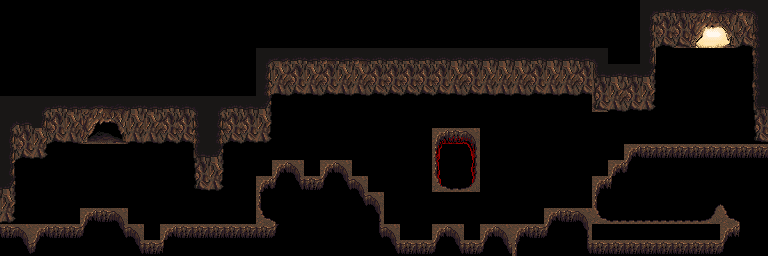

A 2D game scene composited from a Tiled map and its tileset images. What follows is a short description and the map's XML, with every tile layer's data as written:
An orthogonal 48x16 tile map with 16x16 px tiles, 1 tile layer (blocked), 1 hidden layer not drawn and 3 objects.

<map version="1.4" tiledversion="1.4.2" orientation="orthogonal" renderorder="left-down" width="48" height="16" tilewidth="16" tileheight="16" infinite="0" nextlayerid="6" nextobjectid="48">
 <tileset firstgid="1" name="level01" tilewidth="16" tileheight="16" tilecount="336" columns="16">
  <image source="level01.png" width="256" height="336" />
 </tileset>
 <layer id="1" name="background" width="48" height="16" visible="0">
  <data encoding="csv">
55,55,55,55,55,55,55,55,55,55,55,55,55,55,55,55,55,55,55,55,55,55,55,55,55,55,55,55,55,55,55,55,55,55,55,55,55,55,55,55,55,55,55,55,55,55,55,55,
55,55,55,55,55,55,55,55,55,55,55,55,55,55,55,55,55,55,55,55,55,55,55,55,55,55,55,55,55,55,55,55,55,55,55,55,55,55,55,55,55,55,55,55,55,55,55,55,
55,55,55,55,55,55,55,55,55,55,55,55,55,55,55,55,55,55,55,55,55,55,55,55,55,55,55,55,55,55,55,55,55,55,55,55,55,55,55,55,55,55,55,55,55,55,145,146,
55,55,55,55,55,55,55,55,55,55,55,55,55,55,55,55,55,55,55,55,55,55,55,55,55,55,55,55,55,55,55,55,55,55,55,55,55,55,55,55,55,134,130,100,101,102,145,146,
51,51,51,51,51,51,51,51,51,51,51,51,51,51,51,51,55,55,55,55,55,55,55,55,55,55,55,55,55,55,55,55,55,55,55,55,55,145,146,55,55,145,145,145,145,145,149,146,
55,51,51,51,51,51,51,51,51,51,51,51,51,51,51,51,145,145,55,145,55,55,145,145,145,145,55,145,55,145,55,55,145,55,55,145,145,145,146,145,145,116,161,161,148,145,145,146,
55,55,55,55,55,55,55,55,55,55,55,55,55,55,55,55,161,134,130,162,117,118,161,161,161,145,145,145,145,146,145,146,145,145,145,145,133,145,51,55,161,161,162,145,161,161,145,146,
55,55,55,55,55,55,55,55,55,55,55,55,55,55,55,55,145,146,116,145,133,134,145,161,162,161,161,161,161,132,145,146,146,146,146,146,146,146,146,146,146,114,146,146,146,117,118,146,
145,55,55,55,55,55,51,51,145,55,51,145,55,55,130,55,161,162,161,161,161,145,145,146,161,145,146,55,55,55,145,146,162,162,162,148,162,162,162,162,162,162,162,162,113,133,134,162,
145,51,104,134,104,104,104,104,104,104,104,133,104,104,134,113,104,104,104,104,104,161,145,148,161,145,146,305,308,309,145,146,145,145,145,146,162,162,116,137,137,137,137,137,137,137,137,137,
145,134,113,161,145,145,162,117,118,146,146,130,104,104,145,145,104,137,137,114,137,137,161,161,161,145,146,306,307,310,145,146,113,145,146,146,162,129,137,137,137,87,88,89,137,137,87,89,
145,104,146,146,148,149,145,133,134,116,146,146,104,104,149,145,137,137,137,137,137,137,137,161,145,145,146,307,307,308,145,146,161,161,162,149,162,137,137,87,89,103,131,105,137,137,103,105,
145,130,146,146,146,146,146,146,161,146,146,146,104,104,145,129,137,137,87,88,89,137,137,137,145,116,145,145,145,146,145,146,161,161,162,162,162,137,137,119,121,119,120,121,137,137,119,121,
145,146,116,161,117,146,129,146,146,146,145,148,146,146,161,116,137,137,103,130,136,89,137,137,161,117,118,161,161,162,161,162,161,130,137,137,137,137,137,137,137,137,137,137,137,137,137,137,
137,137,137,137,137,137,137,137,137,114,137,137,137,137,137,137,137,137,119,120,151,105,137,137,137,133,134,137,137,114,137,137,161,162,137,137,137,118,113,145,117,118,133,134,117,137,137,137,
137,137,137,137,137,137,137,137,137,137,137,137,137,137,137,137,137,137,137,137,167,168,137,137,137,137,137,137,137,137,137,137,137,137,137,137,137,137,137,137,137,137,137,137,137,137,137,137
</data>
 </layer>
 <layer id="2" name="blocked" width="48" height="16">
  <data encoding="csv">
0,0,0,0,0,0,0,0,0,0,0,0,0,0,0,0,0,0,0,0,0,0,0,0,0,0,0,0,0,0,0,0,0,0,0,0,0,0,0,0,7,14,15,52,53,54,5,8,
0,0,0,0,0,0,0,0,0,0,0,0,0,0,0,0,0,0,0,0,0,0,0,0,0,0,0,0,0,0,0,0,0,0,0,0,0,0,0,0,23,95,31,68,69,70,30,26,
0,0,0,0,0,0,0,0,0,0,0,0,0,0,0,0,0,0,0,0,0,0,0,0,0,0,0,0,0,0,0,0,0,0,0,0,0,0,0,0,25,111,47,84,85,86,111,42,
0,0,0,0,0,0,0,0,0,0,0,0,0,0,0,0,7,4,14,15,5,15,5,14,14,14,14,14,14,14,14,14,14,14,14,14,15,8,0,0,25,0,0,0,0,0,0,44,
0,0,12,12,12,12,0,0,0,0,12,12,12,0,0,0,25,94,95,94,95,94,94,95,95,95,95,95,94,95,94,94,94,95,94,94,95,13,14,79,80,0,0,0,0,0,0,28,
0,0,0,0,0,0,0,0,0,0,0,0,0,0,0,0,41,110,111,110,111,110,110,111,111,111,111,111,110,111,110,110,110,111,110,110,111,29,94,95,96,0,0,0,0,0,0,44,
55,55,7,14,15,4,5,6,14,15,14,15,8,7,14,15,80,0,12,12,12,12,12,12,0,0,0,0,0,0,0,0,0,0,0,0,0,45,110,111,112,0,0,0,0,0,0,77,
7,15,23,95,94,20,21,22,94,94,95,95,24,23,95,95,96,0,0,0,0,12,12,12,0,0,0,0,0,0,0,0,0,0,0,0,0,0,0,0,0,0,0,0,0,0,0,93,
23,95,32,111,110,36,37,38,110,110,111,111,40,39,111,111,112,0,0,0,0,0,0,0,0,0,0,242,210,241,0,0,0,0,0,0,0,0,0,0,0,0,0,0,0,0,0,109,
23,111,112,12,0,0,0,0,0,12,12,12,77,80,0,0,0,0,0,0,0,12,12,12,0,0,0,274,0,273,0,0,0,0,0,0,0,0,0,152,120,120,120,120,120,120,120,120,
27,0,12,0,0,0,0,0,0,12,12,12,93,96,0,0,0,152,151,12,152,151,12,12,0,0,0,195,0,193,0,0,0,0,0,0,0,0,152,168,0,0,0,0,0,0,0,0,
80,0,0,0,0,0,12,12,12,12,12,12,109,112,0,0,152,168,167,120,168,167,151,12,0,0,0,226,178,225,0,0,0,0,0,0,0,152,121,0,0,0,0,0,0,0,0,0,
96,12,0,0,0,0,0,0,0,0,0,0,0,0,0,0,105,12,12,12,12,12,167,151,0,0,0,0,0,0,0,0,0,0,0,0,0,184,0,0,0,0,0,0,87,89,0,0,
112,12,12,12,12,152,120,151,12,12,12,12,12,12,0,0,136,89,12,12,12,12,12,183,0,0,0,0,0,0,0,0,0,0,152,120,151,136,88,88,88,88,88,88,135,136,89,0,
120,151,152,120,120,168,12,167,151,12,152,120,120,120,120,120,120,168,12,12,12,12,12,119,151,0,0,152,151,0,152,151,152,120,168,0,183,0,0,0,0,0,0,0,0,152,121,0,
0,167,168,0,0,0,0,0,167,120,121,0,0,0,0,0,0,0,12,12,12,12,12,12,167,120,120,168,167,120,168,167,184,137,137,0,119,120,120,120,120,120,120,120,120,168,0,0
</data>
 </layer>
 <objectgroup id="5" name="collision">
  <object id="44" x="0" y="0">
   <polygon points="0,0 0,256 16,256 16,160 48,160 48,144 192,144 192,192 224,192 224,144 272,144 272,96 592,96 592,112 656,112 656,48 752,48 752,144 768,144 768,0" />
  </object>
  <object id="46" x="16" y="224">
   <polygon points="0,0 0,32 752,32 752,-80 608,-80 608,-64 592,-64 592,-48 576,-48 576,-16 528,-16 528,0 464,0 464,16 448,16 448,0 416,0 416,16 384,16 384,0 368,0 368,-32 352,-32 352,-48 336,-48 336,-64 304,-64 304,-48 288,-48 288,-64 256,-64 256,-48 240,-48 240,0 144,0 144,16 128,16 128,0 112,0 112,-16 64,-16 64,0" />
  </object>
  <object id="47" x="432" y="128">
   <polygon points="0,0 0,64 48,64 48,0" />
  </object>
 </objectgroup>
</map>
